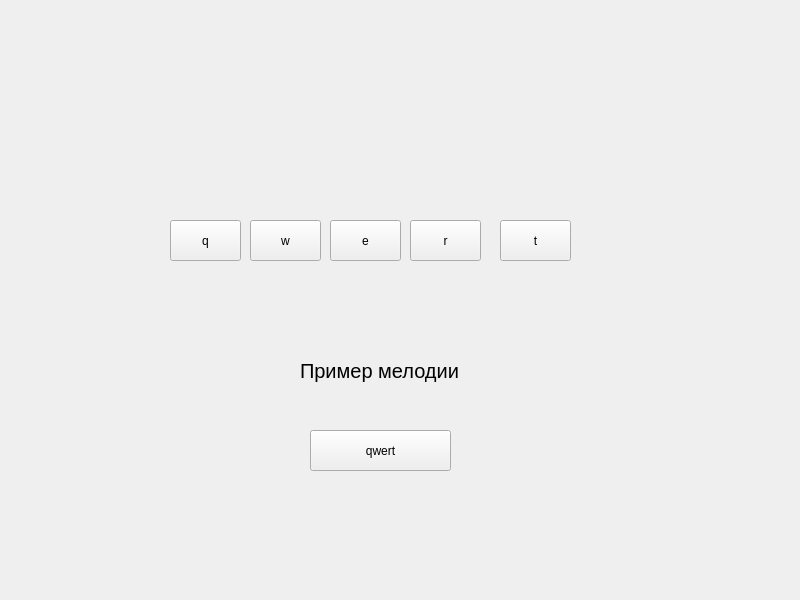
<?xml version="1.0" encoding="UTF-8"?>
<ui version="4.0">
 <class>MainWindow</class>
 <widget class="QMainWindow" name="MainWindow">
  <property name="geometry">
   <rect>
    <x>0</x>
    <y>0</y>
    <width>800</width>
    <height>600</height>
   </rect>
  </property>
  <property name="windowTitle">
   <string>MainWindow</string>
  </property>
  <widget class="QWidget" name="centralwidget">
   <widget class="QPushButton" name="playnote1">
    <property name="geometry">
     <rect>
      <x>170</x>
      <y>220</y>
      <width>71</width>
      <height>41</height>
     </rect>
    </property>
    <property name="text">
     <string>q</string>
    </property>
    <attribute name="buttonGroup">
     <string notr="true">playnotes</string>
    </attribute>
   </widget>
   <widget class="QPushButton" name="playnote2">
    <property name="geometry">
     <rect>
      <x>250</x>
      <y>220</y>
      <width>71</width>
      <height>41</height>
     </rect>
    </property>
    <property name="text">
     <string>w</string>
    </property>
    <attribute name="buttonGroup">
     <string notr="true">playnotes</string>
    </attribute>
   </widget>
   <widget class="QPushButton" name="playnote3">
    <property name="geometry">
     <rect>
      <x>330</x>
      <y>220</y>
      <width>71</width>
      <height>41</height>
     </rect>
    </property>
    <property name="text">
     <string>e</string>
    </property>
    <attribute name="buttonGroup">
     <string notr="true">playnotes</string>
    </attribute>
   </widget>
   <widget class="QPushButton" name="playnote4">
    <property name="geometry">
     <rect>
      <x>410</x>
      <y>220</y>
      <width>71</width>
      <height>41</height>
     </rect>
    </property>
    <property name="text">
     <string>r</string>
    </property>
    <attribute name="buttonGroup">
     <string notr="true">playnotes</string>
    </attribute>
   </widget>
   <widget class="QPushButton" name="playnote5">
    <property name="geometry">
     <rect>
      <x>500</x>
      <y>220</y>
      <width>71</width>
      <height>41</height>
     </rect>
    </property>
    <property name="text">
     <string>t</string>
    </property>
    <attribute name="buttonGroup">
     <string notr="true">playnotes</string>
    </attribute>
   </widget>
   <widget class="QPushButton" name="playmelody">
    <property name="geometry">
     <rect>
      <x>310</x>
      <y>430</y>
      <width>141</width>
      <height>41</height>
     </rect>
    </property>
    <property name="text">
     <string>qwert</string>
    </property>
   </widget>
   <widget class="QLabel" name="label">
    <property name="geometry">
     <rect>
      <x>300</x>
      <y>350</y>
      <width>161</width>
      <height>41</height>
     </rect>
    </property>
    <property name="styleSheet">
     <string notr="true">font-size:20px;</string>
    </property>
    <property name="text">
     <string>Пример мелодии</string>
    </property>
   </widget>
  </widget>
 </widget>
 <resources/>
 <connections/>
 <buttongroups>
  <buttongroup name="playnotes"/>
 </buttongroups>
</ui>
